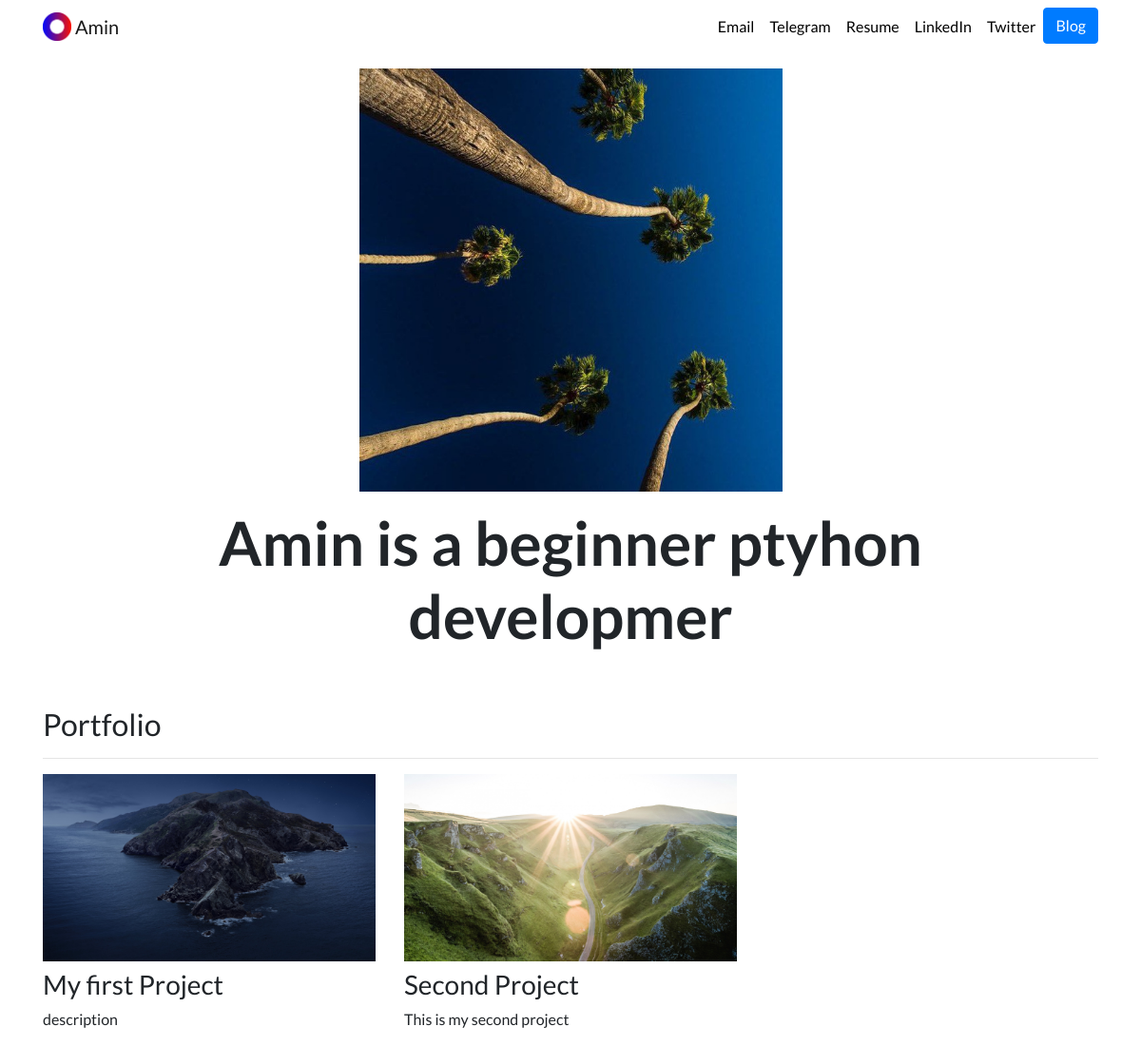
The page / on the database its author committed.
### portfolio/models.py (models this page shows, shortened)
class Project(models.Model):
    title = models.CharField(max_length=100)
    description = models.CharField(max_length=250)
    image = models.ImageField(upload_to='portfolio/images/')
    url = models.URLField(blank=True)

### portfolio/views.py (the view)
# urls.py: 2. Add a URL to urlpatterns:  path('', views.home, name='home')
def home(request):
    projects = Project.objects.all()
    return render(request, 'portfolio/home.html', {'projects':projects})

### portfolio/templates/portfolio/home.html
{% extends "portfolio/base.html" %}
{% load static %}
{% block content %}
<div class="row justify-content-center my-3">
  <div class="col-5">
    <img src="{% static 'portfolio/palms.jpg' %}" class="img-fluid">
  </div>
</div>
<div class="row justify-content-center mb-3">
  <div class="col-md-9 text-center">
    <h1 id="hometext" class="font-weight-bold">Amin is a beginner ptyhon developmer</h1>
  </div>
</div>
<h2 class="mt-5">Portfolio</h2>
<hr>
<div class="row">
  {% for project in projects %}
  <div class="col-lg-4 col-md-6">
    {% if project.url %}
    <a href="{{ project.url }}">
      <img src="{{ project.image.url }}" class="img-fluid mb-2">
    </a>
    {% else %}
    <img src="{{ project.image.url }}" class="img-fluid mb-2">
    {% endif %}
    <h3>{{ project.title }}</h3>
    <p>{{ project.description }}</p>
  </div>
  {% endfor %}
</div>
{% endblock %}

### portfolio/templates/portfolio/base.html (shortened to what this page needs)
{% load static %}
<!doctype html>
<html lang="en">
<head>
  <link rel="stylesheet" href="https://stackpath.bootstrapcdn.com/bootstrap/4.4.1/css/bootstrap.min.css">
  <link rel="stylesheet" href="{% static "portfolio/custom.css" %}">
</head>
<body>
  <nav id="topNav" class="navbar navbar-expand-md navbar-light">
    <div class="container">
      <a class="navbar-brand" href="{% url 'home' %}">
        <img src="{% static "portfolio/Logo.png" %}" width="30" height="30" class="d-inline-block align-top" alt="Nick's Logo">
        <span>Amin</span>
      </a>
      <div class="collapse navbar-collapse text-center" id="navbarNav">
        <ul class="navbar-nav ml-auto">
          <li class="nav-item">
            <a class="nav-link" href="mailto:wakeupsinner@gmail.com" target="_blank">Email</a>
          <li class="nav-item">
            <a class="nav-link" href="https://t.me/eggush" target="_blank">Telegram</a>
          </li>
          <li class="nav-item">
            <a class="nav-link" href="{% static "portfolio/resume.pdf" %}">Resume</a>
          </li>
          <li class="nav-item">
            <a class="nav-link" href="https://www.linkedin.com" target="_blank">LinkedIn</a>
          </li>
          <li class="nav-item">
            <a class="nav-link" href="https://twitter.com" target="_blank">Twitter</a>
          </li>
          <li>
            <a role="button" href="{% url 'blog:all_blogs' %}" class="btn btn-primary">Blog</a>
          </li>
        </ul>
      </div>
    </div>
  </nav>
  <div class="container">
    {% block content %}{% endblock %}
  </div>
</body>
</html>

### portfolio/static/portfolio/custom.css (style rules this page uses)
.navbar-nav .nav-link { color: rgba(0,0,0,1) !important; }
body { font-family: 'Lato', sans-serif; }
@media (min-width: 992px) { #hometext { font-size: 4rem; } }

### rows shown on the page
Project: image (picture), title "My first Project", description "description"
Project: image (picture), title "Second Project", description "This is my second project"
